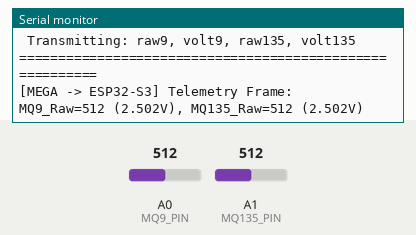
The sketch below on a simulated Arduino Leonardo, built with avr-gcc and run on an emulated ATmega32U4. Parts: the last lines printed to the serial monitor. Inputs (shaded band) come from the test bench; at power-on: A0 (MQ9_PIN) = 512, A1 (MQ135_PIN) = 512.

Above: at 2.7 s.
2.8 s: A0 (MQ9_PIN) set to 716
At 4.7 s:
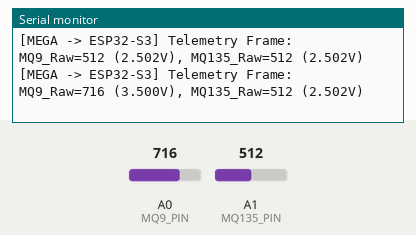
5.5 s: A1 (MQ135_PIN) set to 716
At 7.4 s:
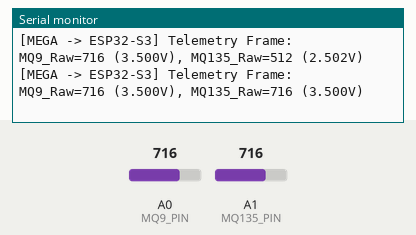
8.2 s: A0 (MQ9_PIN) set to 900
At 10.4 s:
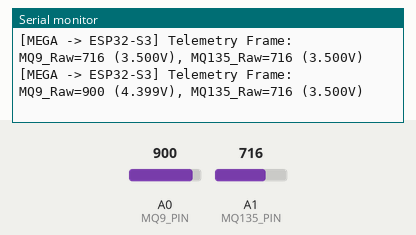
10.9 s: A1 (MQ135_PIN) set to 900
At 13.1 s:
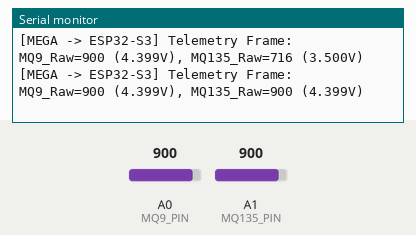
Timing chart, 0 to 14.6 s (numbered marks = the images above; inputs shaded):
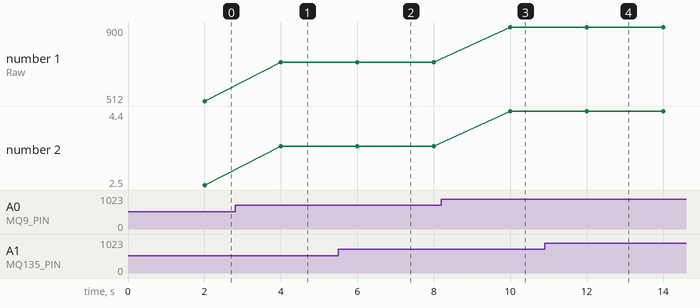

The sketch:

arduino_mega_airguard.ino
```cpp
/**
 * ============================================================================
 * Project: AirGuard IoT - Smart Air Quality & Gas Leakage Monitoring System
 * Component: Sensor Acquisition Engine
 * Target Microcontroller: Arduino Mega 2560 (ATmega2560 @ 16 MHz, 5V Logic)
 * Course: CSE402 Internet of Things Lab (UITS Dhaka)
 * Course Lecturer: S. M. Zafrul Islam
 * Team Leader: MD. Fahad Rahman (ID: 0432320005101071)
 * ============================================================================
 *
 * DESCRIPTION:
 *   The Arduino Mega 2560 functions as the dedicated 5V analog sensor acquisition
 *   coprocessor in the AirGuard IoT architecture. It continuously reads the analog
 *   voltages from the MQ-9 (Combustible Gas & CO) and MQ-135 (Air Quality / Smoke)
 *   sensors via its 10-bit Analog-to-Digital Converter (ADC), averages readings,
 *   converts them to precise voltages, and packages the data into a high-reliability
 *   CSV telemetry frame transmitted over hardware UART (Serial1) to the ESP32-S3
 *   IoT edge gateway every 2000 ms (2 seconds).
 *
 * HARDWARE PINOUT & CONNECTIONS:
 *   - MQ-9 Sensor (Analog AO)     ---> Arduino Mega Pin A0
 *   - MQ-9 Sensor VCC / GND       ---> Arduino Mega 5V / GND
 *   - MQ-135 Sensor (Analog AO)   ---> Arduino Mega Pin A1
 *   - MQ-135 Sensor VCC / GND     ---> Arduino Mega 5V / GND
 *   - UART TX1 (Pin 18)           ---> Voltage Divider (1k / 2k) ---> ESP32-S3 GPIO 16 (RX)
 *   - Arduino Mega GND            ---> ESP32-S3 GND (MANDATORY COMMON GROUND)
 *   - USB Serial (Serial 0)       ---> PC Serial Monitor @ 9600 baud for local debugging
 *
 * VOLTAGE DIVIDER SCHEMATIC (5V Mega TX -> 3.3V ESP32-S3 RX):
 *   Mega Pin 18 (TX1) ----- [ 1k Ohm Resistor ] -----+----- ESP32-S3 GPIO 16 (RX)
 *                                                    |
 *                                            [ 2k Ohm Resistor ]
 *                                                    |
 *                                                   GND
 *
 * SERIAL PROTOCOL FRAME:
 *   Format: <raw9>,<volt9>,<raw135>,<volt135>\r\n
 *   Example: 312,1.525,415,2.028
 * ============================================================================
 */

// --- Analog Sensor Pin Assignments ---
const int MQ9_PIN   = A0;  // MQ-9: Carbon Monoxide (CO), Methane (CH4), LPG
const int MQ135_PIN = A1;  // MQ-135: Air Quality, CO2, NH3, Benzene, Smoke

// --- Transmission Timing Configuration ---
const unsigned long SEND_INTERVAL_MS = 2000;  // Telemetry frame cadence (2 seconds)
unsigned long lastSendTimestamp = 0;

// --- ADC Sampling & Calibration Constants ---
const float ARDUINO_VOLTAGE_REF = 5.0;  // ATmega2560 nominal ADC reference voltage (V)
const float ADC_RESOLUTION_STEPS = 1023.0; // 10-bit ADC maximum counts

void setup() {
  // Initialize primary USB Serial for local PC diagnostics & debugging
  Serial.begin(9600);

  // Initialize hardware UART1 (TX1 = Pin 18, RX1 = Pin 19) to stream to ESP32-S3
  Serial1.begin(9600);

  // Allow sensors to settle upon power application
  delay(1500);

  Serial.println(F("========================================================="));
  Serial.println(F(" AirGuard IoT — Arduino Mega 2560 Telemetry Coprocessor  "));
  Serial.println(F(" Department of CSE, UITS | Course: CSE402 IoT Lab        "));
  Serial.println(F(" Course Lecturer: S. M. Zafrul Islam                     "));
  Serial.println(F(" Status: Hardware UART1 Online @ 9600 Baud               "));
  Serial.println(F(" Transmitting: raw9, volt9, raw135, volt135              "));
  Serial.println(F("========================================================="));
}

void loop() {
  unsigned long currentMillis = millis();

  // Execute non-blocking sensor acquisition every SEND_INTERVAL_MS
  if (currentMillis - lastSendTimestamp >= SEND_INTERVAL_MS) {
    lastSendTimestamp = currentMillis;

    // --- 1. Analog Acquisition with Noise Oversampling ---
    // Read raw 10-bit ADC counts (0 - 1023)
    int raw9 = analogRead(MQ9_PIN);
    int raw135 = analogRead(MQ135_PIN);

    // --- 2. Voltage Conversion ---
    // Calculate precise analog pin voltage: V_pin = ADC_counts * (5.0V / 1023)
    float volt9   = (float)raw9 * (ARDUINO_VOLTAGE_REF / ADC_RESOLUTION_STEPS);
    float volt135 = (float)raw135 * (ARDUINO_VOLTAGE_REF / ADC_RESOLUTION_STEPS);

    // --- 3. Transmit Formatted CSV Frame over Hardware UART1 to ESP32-S3 ---
    // Protocol contract: raw9,volt9,raw135,volt135
    Serial1.print(raw9);
    Serial1.print(',');
    Serial1.print(volt9, 3);
    Serial1.print(',');
    Serial1.print(raw135);
    Serial1.print(',');
    Serial1.println(volt135, 3);

    // --- 4. Echo Telemetry to PC Serial Monitor for Lab Diagnostics ---
    Serial.print(F("[MEGA -> ESP32-S3] Telemetry Frame: "));
    Serial.print(F("MQ9_Raw="));
    Serial.print(raw9);
    Serial.print(F(" ("));
    Serial.print(volt9, 3);
    Serial.print(F("V), MQ135_Raw="));
    Serial.print(raw135);
    Serial.print(F(" ("));
    Serial.print(volt135, 3);
    Serial.println(F("V)"));
  }
}
```

Measured:
- after the input at 2.8 s, the serial monitor: prints a new line after 1.2 s (image 1)
- after the input at 5.5 s, the serial monitor: prints a new line after 0.50 s (image 2)
- after the input at 8.2 s, the serial monitor: prints a new line after 1.8 s (image 3)
- after the input at 10.9 s, the serial monitor: prints a new line after 1.1 s (image 4)
- plotted number 1: 512 → 716 after the input at 2.8 s, 716 → 900 after the input at 8.2 s
- plotted number 2: 2.5 → 3.5 after the input at 2.8 s, 3.5 → 4.4 after the input at 8.2 s
